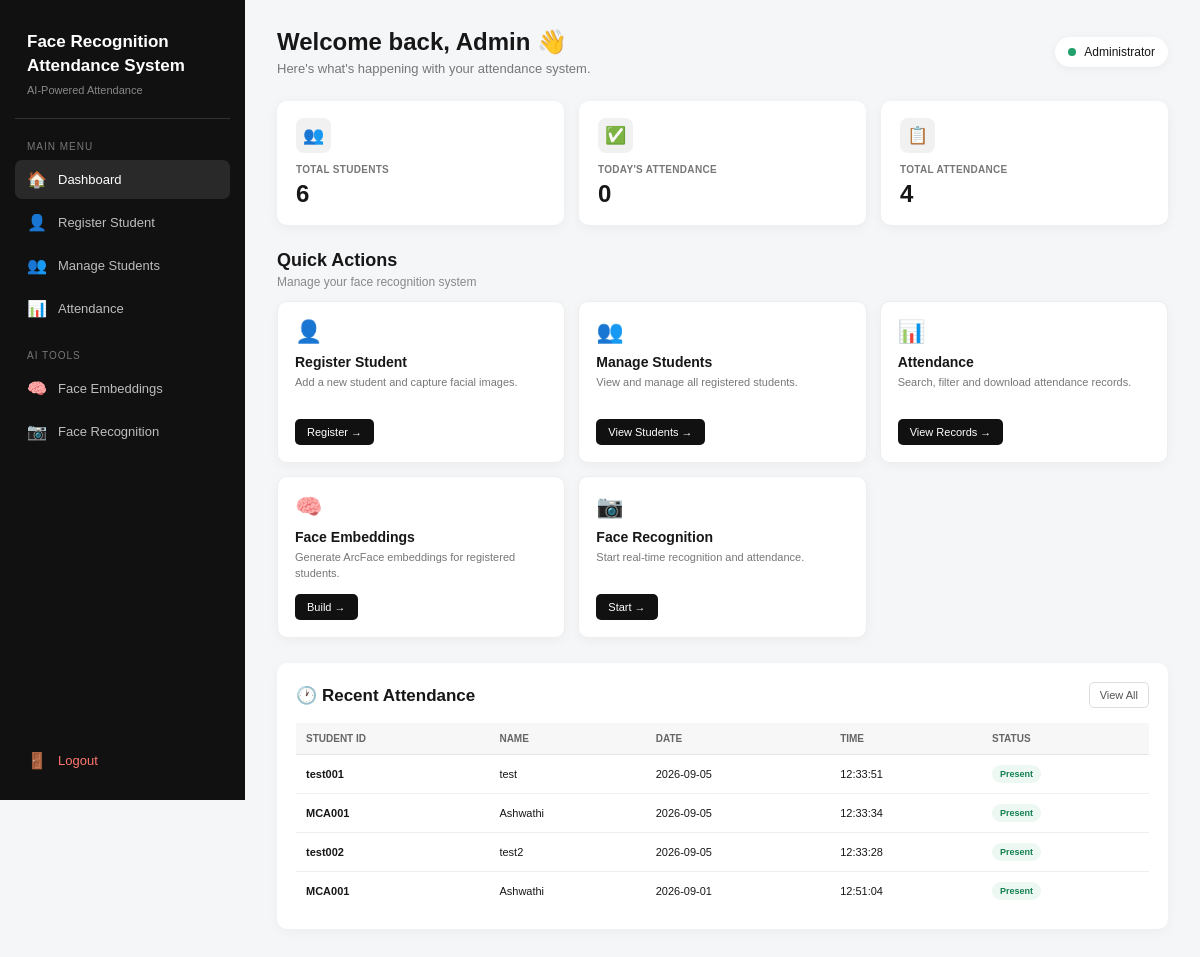
The app's page /dashboard (signed in), older data.
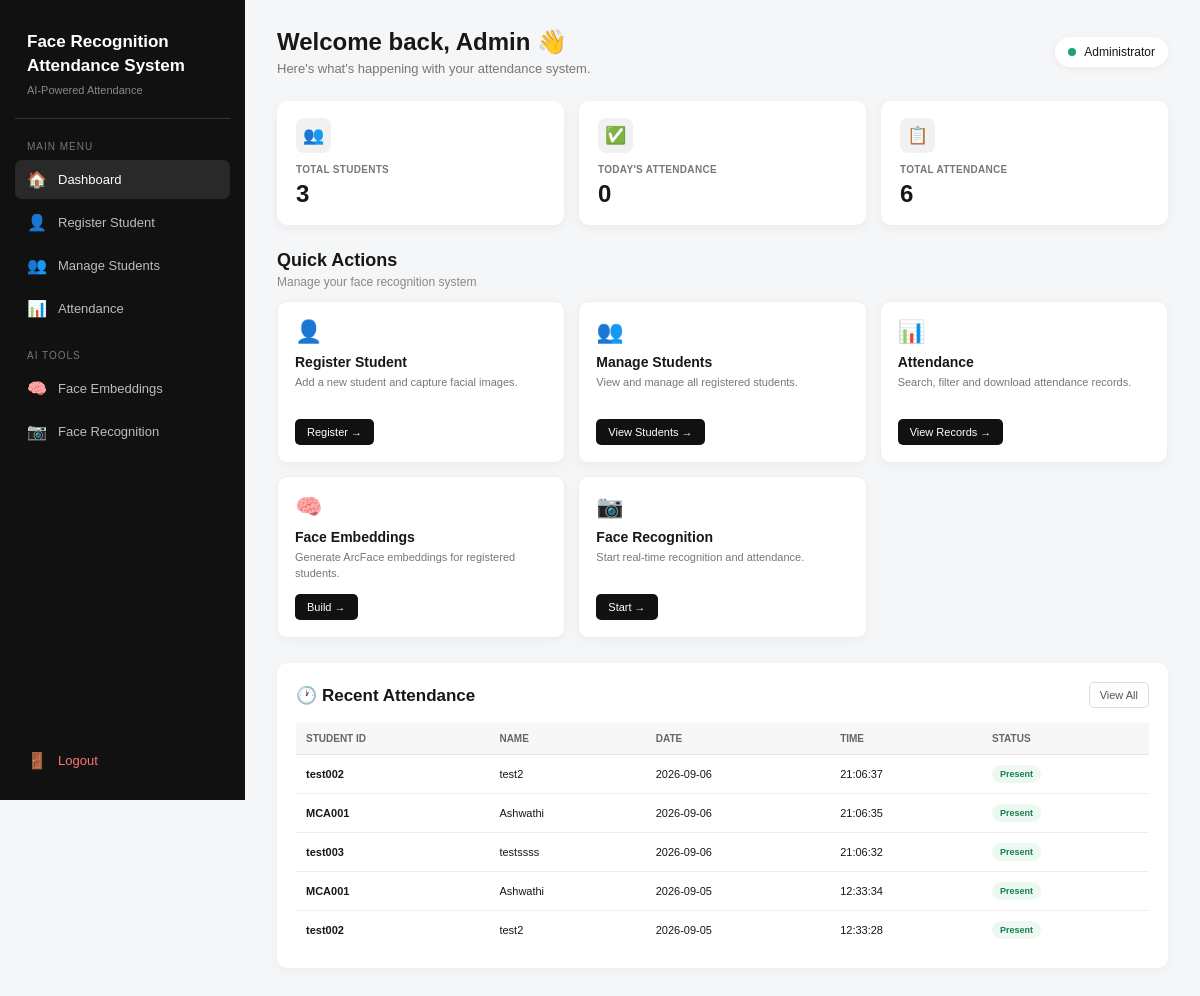
The same page, newer data.
### tables this page shows
CREATE TABLE attendance (
            id INTEGER PRIMARY KEY AUTOINCREMENT,
            student_id TEXT,
            name TEXT,
            date TEXT,
            time TEXT
        );

### app.py (the view)
@app.route("/dashboard")
def dashboard():
    if "admin" not in session:
        return redirect("/login")
    connection = sqlite3.connect(DATABASE)
    cursor = connection.cursor()
    cursor.execute("SELECT COUNT(*) FROM students")
    total_students = cursor.fetchone()[0]
    cursor.execute("SELECT COUNT(*) FROM attendance")
    total_attendance = cursor.fetchone()[0]
    from datetime import datetime
    today = datetime.now().strftime("%Y-%m-%d")
    cursor.execute(
        "SELECT COUNT(*) FROM attendance WHERE date = ?",
        (today,)
    )
    today_attendance = cursor.fetchone()[0]
    cursor.execute("""
        SELECT student_id, name, date, time
        FROM attendance
        ORDER BY date DESC, time DESC
        LIMIT 5
    """)
    latest_attendance = cursor.fetchall()
    connection.close()
    return render_template(
        "dashboard.html",
        total_students=total_students,
        total_attendance=total_attendance,
        today_attendance=today_attendance,
        latest_attendance=latest_attendance
    )

### templates/dashboard.html (shortened to what the changed rows need)
<!DOCTYPE html>
<html lang="en">
<head>
</head>
<body>
    <aside class="sidebar">
        <div class="logo">
            <h2>
                Face Recognition<br>
                Attendance System
            </h2>
        </div>
    </aside>
    <main class="main">
        <div class="topbar">
            <div class="welcome">
                <h1>
                    Welcome back, Admin 👋
                </h1>
            </div>
        </div>
        <div class="stats">
            <div class="stat-card">
                <div class="stat-icon">
                    👥
                </div>
                <h3>
                    TOTAL STUDENTS
                </h3>
                <div class="stat-number">
                    {{ total_students }}
                </div>
            </div>
            <div class="stat-card">
                <div class="stat-icon">
                    📋
                </div>
                <h3>
                    TOTAL ATTENDANCE
                </h3>
                <div class="stat-number">
                    {{ total_attendance }}
                </div>
            </div>
        </div>
        <div class="section-heading">
            <h2>
                Quick Actions
            </h2>
        </div>
        <div class="attendance-section">
            <div class="attendance-header">
                <h2>
                    🕐 Recent Attendance
                </h2>
            </div>
            {% if latest_attendance %}
            <div class="table-wrapper">
                <table>
                    <thead>
                        <tr>
                            <th>
                                Student ID
                            </th>
                            <th>
                                Name
                            </th>
                            <th>
                                Date
                            </th>
                            <th>
                                Time
                            </th>
                            <th>
                                Status
                            </th>
                        </tr>
                    </thead>
                    <tbody>
                        {% for record in latest_attendance %}
                        <tr>
                            <td class="student-id">
                                {{ record[0] }}
                            </td>
                            <td>
                                {{ record[1] }}
                            </td>
                            <td>
                                {{ record[2] }}
                            </td>
                            <td>
                                {{ record[3] }}
                            </td>
                            <td>
                                <span class="attendance-status">
                                    Present
                                </span>
                            </td>
                        </tr>
                        {% endfor %}
                    </tbody>
                </table>
            </div>
            {% else %}
            <div class="no-records">
                📋 No attendance records yet.
            </div>
            {% endif %}
        </div>
    </main>
</body>
</html>

Row changes from the older to the newer data that the page shows:
removed attendance: student "test001", name "test", date "2026-09-05", time "12:33:51"
no longer on this page (row unchanged): attendance: student "MCA001", name "Ashwathi", date "2026-09-01", time "12:51:04"
added attendance: student "test002", name "test2", date "2026-09-06", time "21:06:37"
added attendance: student "MCA001", name "Ashwathi", date "2026-09-06", time "21:06:35"
added attendance: student "test003", name "testssss", date "2026-09-06", time "21:06:32"
Text that changed along with them:
{{ total_students }}: "6" → "3"
{{ total_attendance }}: "4" → "6"
